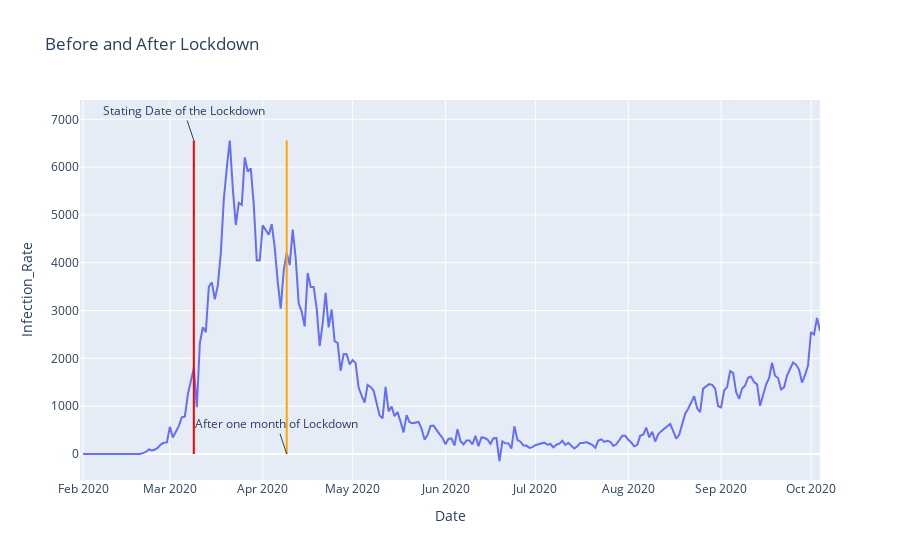

Source (notebook cell):
### Markdown cell above
ok! now let's do the visualization

### Code cell
fig = px.line(df_Italy, x = "Date", y = "Infection_Rate", title = "Before and After Lockdown")
fig.add_shape(
    dict(
    type = "line",
    x0 = Italy_lockdown_start_date,
    y0 = 0,
    x1 = Italy_lockdown_start_date,
    y1 = df_Italy["Infection_Rate"].max(),
    line = dict(color = "red", width = 2)
    )
)
fig.add_annotation(
    dict(
        x = Italy_lockdown_start_date,
        y = df_Italy["Infection_Rate"].max(),
        text = "Stating Date of the Lockdown"
    )
)
fig.add_shape(
    dict(
    type = "line",
    x0 = Italy_lockdown_a_month_later,
    y0 = 0,
    x1 = Italy_lockdown_a_month_later,
    y1 = df_Italy["Infection_Rate"].max(),
    line = dict(color = "orange", width = 2)
    )
)
fig.add_annotation(
    dict(
        x = Italy_lockdown_a_month_later,
        y = 0,
        text = "After one month of Lockdown"
    )
)

### Figure 1 — Plotly figure (JSON) as saved in the notebook; plotly's stock layout.template omitted (floating-point values rounded to 4 significant figures; data arrays with more than 128 entries replaced by an {"elided": "..."} marker saying what was removed)
{"data": [{"hovertemplate": "Date=%{x}<br>Infection_Rate=%{y}<extra></extra>", "legendgroup": "", "line": {"color": "#636efa", "dash": "solid"}, "mode": "lines", "name": "", "orientation": "v", "showlegend": false, "type": "scatter", "x": {"elided": "248 str values"}, "xaxis": "x", "y": {"elided": "248 int values"}, "yaxis": "y"}], "layout": {"annotations": [{"text": "Stating Date of the Lockdown", "x": "2020-03-09", "y": 6557}, {"text": "After one month of Lockdown", "x": "2020-04-09", "y": 0}], "legend": {"tracegroupgap": 0}, "shapes": [{"line": {"color": "red", "width": 2}, "type": "line", "x0": "2020-03-09", "x1": "2020-03-09", "y0": 0, "y1": 6557}, {"line": {"color": "orange", "width": 2}, "type": "line", "x0": "2020-04-09", "x1": "2020-04-09", "y0": 0, "y1": 6557}], "title": {"text": "Before and After Lockdown"}, "xaxis": {"anchor": "y", "domain": [0, 1], "title": {"text": "Date"}}, "yaxis": {"anchor": "x", "domain": [0, 1], "title": {"text": "Infection_Rate"}}}}
